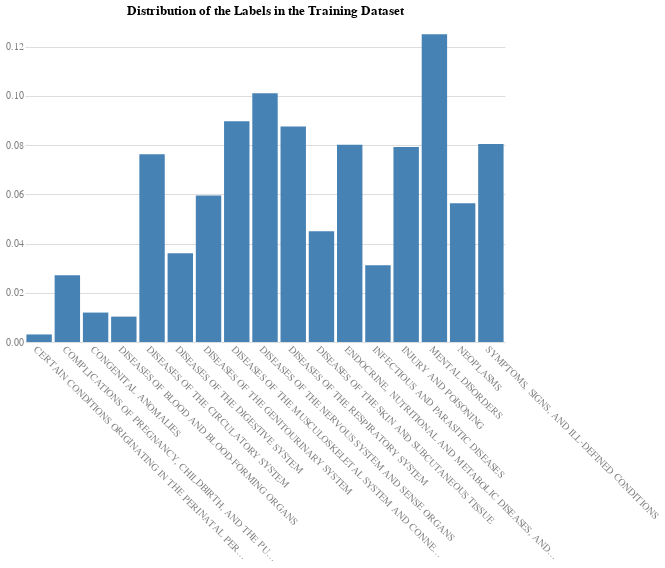

Notebook source saved alongside this figure:
### Markdown cell above
##### 5.2.1.3 - Confirm the distribution and percentage of the labels in the training dataset

### Code cell
# Check the distribution and percentage of the labels in the training dataset
y_train.value_counts(normalize=True)

# Plot the distribution and percentage of true labels
chart(
    df=y_train.value_counts(normalize=True).reset_index(),
    x='DIAG1_CAT:N',
    y='proportion:Q',
    title='Distribution of the Labels in the Training Dataset',
).mark_bar().configure_axisX(labelAngle=45, labelLimit=300, title=None).configure_axisY(title=None)

### Figure 1 — Vega specification as saved in the notebook (floating-point values rounded to 4 significant figures)
{"$schema": "https://vega.github.io/schema/vega/v5.json", "data": [{"name": "source_0", "values": [{"DIAG1_CAT": "MENTAL DISORDERS", "proportion_end": 0.125, "proportion_start": 0.0}, {"DIAG1_CAT": "DISEASES OF THE NERVOUS SYSTEM AND SENSE ORGANS", "proportion_end": 0.101, "proportion_start": 0.0}, {"DIAG1_CAT": "DISEASES OF THE MUSCULOSKELETAL SYSTEM AND CONNECTIVE TISSUE", "proportion_end": 0.08972, "proportion_start": 0.0}, {"DIAG1_CAT": "DISEASES OF THE RESPIRATORY SYSTEM", "proportion_end": 0.08758, "proportion_start": 0.0}, {"DIAG1_CAT": "SYMPTOMS, SIGNS, AND ILL-DEFINED CONDITIONS", "proportion_end": 0.08049, "proportion_start": 0.0}, {"DIAG1_CAT": "ENDOCRINE, NUTRITIONAL AND METABOLIC DISEASES, AND IMMUNITY DISORDERS", "proportion_end": 0.08009, "proportion_start": 0.0}, {"DIAG1_CAT": "INJURY AND POISONING", "proportion_end": 0.07926, "proportion_start": 0.0}, {"DIAG1_CAT": "DISEASES OF THE CIRCULATORY SYSTEM", "proportion_end": 0.07628, "proportion_start": 0.0}, {"DIAG1_CAT": "DISEASES OF THE GENITOURINARY SYSTEM", "proportion_end": 0.05956, "proportion_start": 0.0}, {"DIAG1_CAT": "NEOPLASMS", "proportion_end": 0.05632, "proportion_start": 0.0}, {"DIAG1_CAT": "DISEASES OF THE SKIN AND SUBCUTANEOUS TISSUE", "proportion_end": 0.04502, "proportion_start": 0.0}, {"DIAG1_CAT": "DISEASES OF THE DIGESTIVE SYSTEM", "proportion_end": 0.03608, "proportion_start": 0.0}, {"DIAG1_CAT": "INFECTIOUS AND PARASITIC DISEASES", "proportion_end": 0.03114, "proportion_start": 0.0}, {"DIAG1_CAT": "COMPLICATIONS OF PREGNANCY, CHILDBIRTH, AND THE PUERPERIUM", "proportion_end": 0.02709, "proportion_start": 0.0}, {"DIAG1_CAT": "CONGENITAL ANOMALIES", "proportion_end": 0.01196, "proportion_start": 0.0}, {"DIAG1_CAT": "DISEASES OF BLOOD AND BLOOD-FORMING ORGANS", "proportion_end": 0.01031, "proportion_start": 0.0}, {"DIAG1_CAT": "CERTAIN CONDITIONS ORIGINATING IN THE PERINATAL PERIOD", "proportion_end": 0.003065, "proportion_start": 0.0}]}, {"name": "source_0_x_domain_DIAG1_CAT", "values": [{"DIAG1_CAT": "MENTAL DISORDERS"}, {"DIAG1_CAT": "DISEASES OF THE NERVOUS SYSTEM AND SENSE ORGANS"}, {"DIAG1_CAT": "DISEASES OF THE MUSCULOSKELETAL SYSTEM AND CONNECTIVE TISSUE"}, {"DIAG1_CAT": "DISEASES OF THE RESPIRATORY SYSTEM"}, {"DIAG1_CAT": "SYMPTOMS, SIGNS, AND ILL-DEFINED CONDITIONS"}, {"DIAG1_CAT": "ENDOCRINE, NUTRITIONAL AND METABOLIC DISEASES, AND IMMUNITY DISORDERS"}, {"DIAG1_CAT": "INJURY AND POISONING"}, {"DIAG1_CAT": "DISEASES OF THE CIRCULATORY SYSTEM"}, {"DIAG1_CAT": "DISEASES OF THE GENITOURINARY SYSTEM"}, {"DIAG1_CAT": "NEOPLASMS"}, {"DIAG1_CAT": "DISEASES OF THE SKIN AND SUBCUTANEOUS TISSUE"}, {"DIAG1_CAT": "DISEASES OF THE DIGESTIVE SYSTEM"}, {"DIAG1_CAT": "INFECTIOUS AND PARASITIC DISEASES"}, {"DIAG1_CAT": "COMPLICATIONS OF PREGNANCY, CHILDBIRTH, AND THE PUERPERIUM"}, {"DIAG1_CAT": "CONGENITAL ANOMALIES"}, {"DIAG1_CAT": "DISEASES OF BLOOD AND BLOOD-FORMING ORGANS"}, {"DIAG1_CAT": "CERTAIN CONDITIONS ORIGINATING IN THE PERINATAL PERIOD"}]}], "marks": [{"type": "rect", "name": "marks", "from": {"data": "source_0"}, "encode": {"update": {"fill": {"value": "steelblue"}, "width": {"signal": "max(0.25, bandwidth('x'))"}, "y": {"field": "proportion_end", "scale": "y"}, "x": {"field": "DIAG1_CAT", "scale": "x"}, "y2": {"field": "proportion_start", "scale": "y"}}}, "style": ["bar"]}], "scales": [{"name": "x", "type": "band", "domain": {"data": "source_0_x_domain_DIAG1_CAT", "field": "DIAG1_CAT", "sort": true}, "range": [0, {"signal": "width"}], "paddingOuter": 0.05, "paddingInner": 0.1}, {"name": "y", "type": "linear", "domain": {"data": "source_0", "fields": ["proportion_start", "proportion_end"]}, "range": [{"signal": "height"}, 0], "nice": true, "zero": true}], "axes": [{"scale": "y", "domain": false, "labels": false, "maxExtent": 0, "minExtent": 0, "gridScale": "x", "tickCount": {"signal": "ceil(height/40)"}, "orient": "left", "grid": true, "aria": false, "ticks": false, "zindex": 0}, {"scale": "x", "orient": "bottom", "labelBaseline": "top", "zindex": 0, "grid": false, "labelAlign": "left"}, {"scale": "y", "orient": "left", "zindex": 0, "grid": false, "labelAlign": "right", "labelOverlap": true, "tickCount": {"signal": "ceil(height/40)"}}], "title": {"text": "Distribution of the Labels in the Training Dataset", "frame": "group"}, "padding": 5, "config": {"axis": {"domain": false, "labelAngle": 0, "labelColor": "gray", "labelFontSize": 10, "ticks": false}, "axisX": {"labelAngle": 45, "labelLimit": 300, "title": null}, "axisY": {"title": null}, "style": {"guide-label": {"font": "Helvetica Neue"}, "guide-title": {"font": "Helvetica Neue"}, "group-title": {"font": "Helvetica Neue"}, "group-subtitle": {"font": "Helvetica Neue"}, "cell": {"stroke": null}, "text": {"font": "Helvetica Neue"}}}, "width": 480, "height": 320, "background": "white", "style": "cell"}
